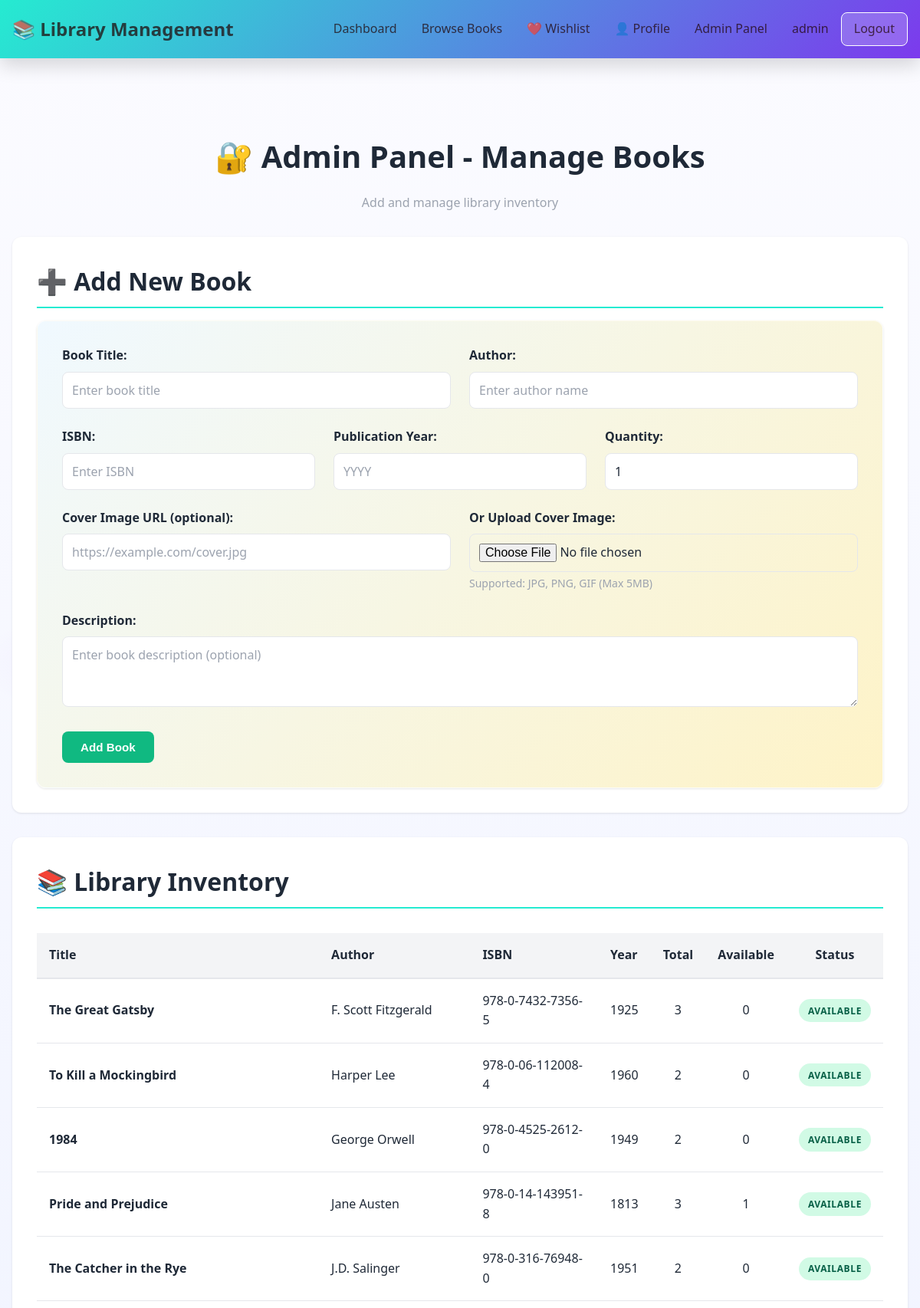
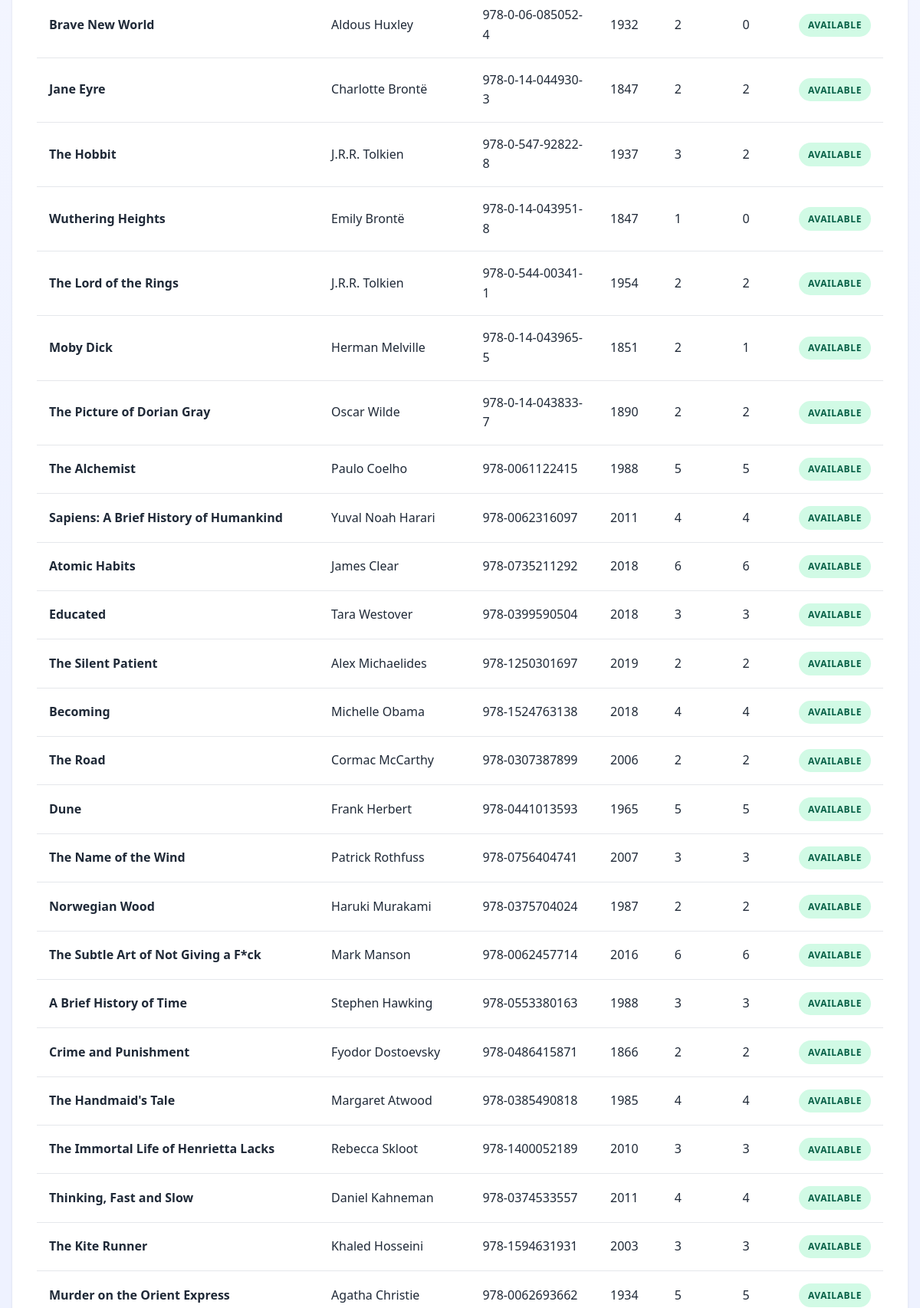
Screenshot of /admin/books (signed in, upper part) with the database file from the repository (2 pictures, top to bottom).
### models.py (models this page shows, shortened)
class User(db.Model):
    __tablename__ = 'users'
    id = db.Column(db.Integer, primary_key=True)
    username = db.Column(db.String(80), unique=True, nullable=False, index=True)
    email = db.Column(db.String(120), unique=True, nullable=False, index=True)
    password = db.Column(db.String(255), nullable=False)
    is_admin = db.Column(db.Boolean, default=False)
    created_at = db.Column(db.DateTime, default=datetime.now)
    updated_at = db.Column(db.DateTime, default=datetime.now, onupdate=datetime.now)
    borrowings = db.relationship('Borrowing', backref='user', lazy=True, cascade='all, delete-orphan')

class Book(db.Model):
    __tablename__ = 'books'
    id = db.Column(db.Integer, primary_key=True)
    title = db.Column(db.String(200), nullable=False, index=True)
    author = db.Column(db.String(120), nullable=False, index=True)
    isbn = db.Column(db.String(13), unique=True, nullable=False, index=True)
    publication_year = db.Column(db.Integer, nullable=False)
    quantity = db.Column(db.Integer, default=1)
    available = db.Column(db.Boolean, default=True)
    description = db.Column(db.Text, nullable=True)
    image_url = db.Column(db.String(512), nullable=True)
    created_at = db.Column(db.DateTime, default=datetime.now)
    updated_at = db.Column(db.DateTime, default=datetime.now, onupdate=datetime.now)
    borrowings = db.relationship('Borrowing', backref='book', lazy=True, cascade='all, delete-orphan')
    def get_available_count(self):
        borrowed_count = len([b for b in self.borrowings if b.return_date is None])
        return self.quantity - borrowed_count

class Borrowing(db.Model):
    __tablename__ = 'borrowings'
    id = db.Column(db.Integer, primary_key=True)
    user_id = db.Column(db.Integer, db.ForeignKey('users.id'), nullable=False, index=True)
    book_id = db.Column(db.Integer, db.ForeignKey('books.id'), nullable=False, index=True)
    borrow_date = db.Column(db.DateTime, default=datetime.now, nullable=False)
    due_date = db.Column(db.DateTime, nullable=False)
    return_date = db.Column(db.DateTime, nullable=True)

### app.py (the view, shortened to what this page needs)
@app.route('/admin/books', methods=['GET', 'POST'])
def admin_books():
    if 'user_id' not in session:
        flash('Please log in first.', 'error')
        return redirect(url_for('login'))
    user = User.query.get(session['user_id'])
    if not user or not user.is_admin:
        flash('Admin access required.', 'error')
        return redirect(url_for('dashboard'))
    books_list = Book.query.all()
    return render_template('admin_books.html', books=books_list)

### app.py (called while the page is built)
@app.context_processor
def inject_user():
    user = None
    if 'user_id' in session:
        user = User.query.get(session['user_id'])
    return dict(current_user=user)

### templates/admin_books.html (shortened to what this page needs)
{% extends "base.html" %}
{% block content %}
<div class="container">
    <div class="admin-header">
        <h1>🔐 Admin Panel - Manage Books</h1>
        <p class="subtitle">Add and manage library inventory</p>
    </div>
    <div class="admin-section">
        <h2>➕ Add New Book</h2>
        <form method="POST" enctype="multipart/form-data" class="form admin-form">
            <div class="form-row">
                <div class="form-group">
                    <label for="title">Book Title:</label>
                    <input type="text" id="title" name="title" required class="form-control" placeholder="Enter book title">
                </div>
                <div class="form-group">
                    <label for="author">Author:</label>
                    <input type="text" id="author" name="author" required class="form-control" placeholder="Enter author name">
                </div>
            </div>
            <div class="form-row">
                <div class="form-group">
                    <label for="isbn">ISBN:</label>
                    <input type="text" id="isbn" name="isbn" required class="form-control" placeholder="Enter ISBN">
                </div>
                <div class="form-group">
                    <label for="publication_year">Publication Year:</label>
                    <input type="number" id="publication_year" name="publication_year" required class="form-control" placeholder="YYYY">
                </div>
                <div class="form-group">
                    <label for="quantity">Quantity:</label>
                    <input type="number" id="quantity" name="quantity" value="1" min="1" class="form-control">
                </div>
            </div>
            <div class="form-row">
                <div class="form-group">
                    <label for="image_url">Cover Image URL (optional):</label>
                    <input type="url" id="image_url" name="image_url" class="form-control" placeholder="https://example.com/cover.jpg">
                </div>
                <div class="form-group">
                    <label for="cover_file">Or Upload Cover Image:</label>
                    <input type="file" id="cover_file" name="cover_file" accept="image/*" class="form-control" placeholder="Upload image">
                    <small class="form-text">Supported: JPG, PNG, GIF (Max 5MB)</small>
                </div>
            </div>
            <div class="form-group">
                <label for="description">Description:</label>
                <textarea id="description" name="description" rows="3" class="form-control" placeholder="Enter book description (optional)"></textarea>
            </div>
            <button type="submit" class="btn btn-success">Add Book</button>
        </form>
    </div>
    <div class="admin-section">
        <h2>📚 Library Inventory</h2>
        {% if books %}
            <div class="books-table-responsive">
                <table class="books-table admin-table">
                    <thead>
                        <tr>
                            <th>Title</th>
                            <th>Author</th>
                            <th>ISBN</th>
                            <th>Year</th>
                            <th>Total</th>
                            <th>Available</th>
                            <th>Status</th>
                        </tr>
                    </thead>
                    <tbody>
                        {% for book in books %}
                        <tr>
                            <td><strong>{{ book.title }}</strong></td>
                            <td>{{ book.author }}</td>
                            <td>{{ book.isbn }}</td>
                            <td>{{ book.publication_year }}</td>
                            <td class="text-center">{{ book.quantity }}</td>
                            <td class="text-center">{{ book.get_available_count() }}</td>
                            <td>
                                {% if book.available %}
                                    <span class="badge badge-success">Available</span>
                                {% else %}
                                    <span class="badge badge-warning">Limited</span>
                                {% endif %}
                            </td>
                        </tr>
                        {% endfor %}
                    </tbody>
                </table>
            </div>
        {% else %}
            <div class="empty-state">
                <p>No books in the library yet. Add your first book using the form above.</p>
            </div>
        {% endif %}
    </div>
</div>
{% endblock %}

### templates/base.html (shortened to what this page needs)
<!DOCTYPE html>
<html lang="en">
<head>
    <link rel="stylesheet" href="{{ url_for('static', filename='css/style.css') }}">
</head>
<body>
    {% if session.get('user_id') %}
    <nav class="navbar">
        <div class="nav-container">
            <div class="nav-brand">
                <a href="{{ url_for('dashboard') }}">📚 Library Management</a>
            </div>
            <ul class="nav-menu">
                <li><a href="{{ url_for('dashboard') }}">Dashboard</a></li>
                <li><a href="{{ url_for('books') }}">Browse Books</a></li>
                <li><a href="{{ url_for('wishlist') }}" title="View your wishlist">❤️ Wishlist</a></li>
                <li><a href="{{ url_for('profile') }}" title="View your profile">👤 Profile</a></li>
                {% if current_user is defined and current_user.is_admin %}
                <li><a href="{{ url_for('admin_books') }}">Admin Panel</a></li>
                {% endif %}
                <li class="nav-right">
                    <span>{{ session.get('username') }}</span>
                    <a href="{{ url_for('logout') }}" class="btn-logout">Logout</a>
                </li>
            </ul>
        </div>
    </nav>
    {% endif %}
    <div class="container">
    </div>
    <main class="main-content">
        {% block content %}{% endblock %}
    </main>
</body>
</html>

### rows the page displays
User: get "admin"
Book: title "The Great Gatsby", author "F. Scott Fitzgerald", isbn "978-0-7432-7356-5", publication_year "1925", quantity "3", get_available_count "0", available "AVAILABLE"
Book: title "To Kill a Mockingbird", author "Harper Lee", isbn "978-0-06-112008-4", publication_year "1960", quantity "2", get_available_count "0", available "AVAILABLE"
Book: title "1984", author "George Orwell", isbn "978-0-4525-2612-0", publication_year "1949", quantity "2", get_available_count "0", available "AVAILABLE"
Book: title "Pride and Prejudice", author "Jane Austen", isbn "978-0-14-143951-8", publication_year "1813", quantity "3", get_available_count "1", available "AVAILABLE"
Book: title "The Catcher in the Rye", author "J.D. Salinger", isbn "978-0-316-76948-0", publication_year "1951", quantity "2", get_available_count "0", available "AVAILABLE"
Book: title "Brave New World", author "Aldous Huxley", isbn "978-0-06-085052-4", publication_year "1932", quantity "2", get_available_count "0", available "AVAILABLE"
Book: title "Jane Eyre", author "Charlotte Brontë", isbn "978-0-14-044930-3", publication_year "1847", quantity "2", get_available_count "2", available "AVAILABLE"
Book: title "The Hobbit", author "J.R.R. Tolkien", isbn "978-0-547-92822-8", publication_year "1937", quantity "3", get_available_count "2", available "AVAILABLE"
Book: title "Wuthering Heights", author "Emily Brontë", isbn "978-0-14-043951-8", publication_year "1847", quantity "1", get_available_count "0", available "AVAILABLE"
Book: title "The Lord of the Rings", author "J.R.R. Tolkien", isbn "978-0-544-00341-1", publication_year "1954", quantity "2", get_available_count "2", available "AVAILABLE"
Book: title "Moby Dick", author "Herman Melville", isbn "978-0-14-043965-5", publication_year "1851", quantity "2", get_available_count "1", available "AVAILABLE"
Book: title "The Picture of Dorian Gray", author "Oscar Wilde", isbn "978-0-14-043833-7", publication_year "1890", quantity "2", get_available_count "2", available "AVAILABLE"
Book: title "The Alchemist", author "Paulo Coelho", isbn "978-0061122415", publication_year "1988", quantity "5", get_available_count "5", available "AVAILABLE"
Book: title "Sapiens: A Brief History of Humankind", author "Yuval Noah Harari", isbn "978-0062316097", publication_year "2011", quantity "4", get_available_count "4", available "AVAILABLE"
Book: title "Atomic Habits", author "James Clear", isbn "978-0735211292", publication_year "2018", quantity "6", get_available_count "6", available "AVAILABLE"
Book: title "Educated", author "Tara Westover", isbn "978-0399590504", publication_year "2018", quantity "3", get_available_count "3", available "AVAILABLE"
Book: title "The Silent Patient", author "Alex Michaelides", isbn "978-1250301697", publication_year "2019", quantity "2", get_available_count "2", available "AVAILABLE"
Book: title "Becoming", author "Michelle Obama", isbn "978-1524763138", publication_year "2018", quantity "4", get_available_count "4", available "AVAILABLE"
Book: title "The Road", author "Cormac McCarthy", isbn "978-0307387899", publication_year "2006", quantity "2", get_available_count "2", available "AVAILABLE"
Book: title "Dune", author "Frank Herbert", isbn "978-0441013593", publication_year "1965", quantity "5", get_available_count "5", available "AVAILABLE"
Book: title "The Name of the Wind", author "Patrick Rothfuss", isbn "978-0756404741", publication_year "2007", quantity "3", get_available_count "3", available "AVAILABLE"
Book: title "Norwegian Wood", author "Haruki Murakami", isbn "978-0375704024", publication_year "1987", quantity "2", get_available_count "2", available "AVAILABLE"
Book: title "The Subtle Art of Not Giving a F*ck", author "Mark Manson", isbn "978-0062457714", publication_year "2016", quantity "6", get_available_count "6", available "AVAILABLE"
Book: title "A Brief History of Time", author "Stephen Hawking", isbn "978-0553380163", publication_year "1988", quantity "3", get_available_count "3", available "AVAILABLE"
Book: title "Crime and Punishment", author "Fyodor Dostoevsky", isbn "978-0486415871", publication_year "1866", quantity "2", get_available_count "2", available "AVAILABLE"
Book: title "The Handmaid's Tale", author "Margaret Atwood", isbn "978-0385490818", publication_year "1985", quantity "4", get_available_count "4", available "AVAILABLE"
Book: title "The Immortal Life of Henrietta Lacks", author "Rebecca Skloot", isbn "978-1400052189", publication_year "2010", quantity "3", get_available_count "3", available "AVAILABLE"
Book: title "Thinking, Fast and Slow", author "Daniel Kahneman", isbn "978-0374533557", publication_year "2011", quantity "4", get_available_count "4", available "AVAILABLE"
Book: title "The Kite Runner", author "Khaled Hosseini", isbn "978-1594631931", publication_year "2003", quantity "3", get_available_count "3", available "AVAILABLE"
Book: title "Murder on the Orient Express", author "Agatha Christie", isbn "978-0062693662", publication_year "1934", quantity "5", get_available_count "5", available "AVAILABLE"
